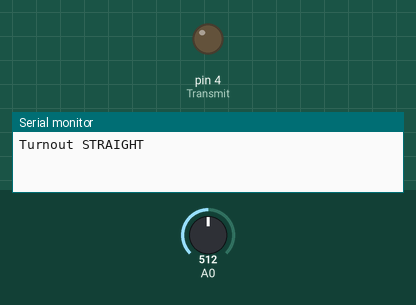
A sketch run on a simulated Arduino Uno, built with avr-gcc and run on an emulated ATmega328P. Shown: output pins drawn as LEDs (lit = HIGH), the last lines printed to the serial monitor. Inputs (shaded band) come from the test bench; at power-on: A0 = 512.

Above: at 1.2 s.
1.3 s: A0 set to 83
4.3 s: A0 set to 73
6.0 s: A0 set to 110
At 7.9 s:
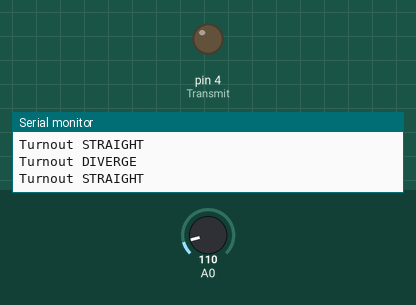
8.2 s: A0 set to 0
At 9.6 s:
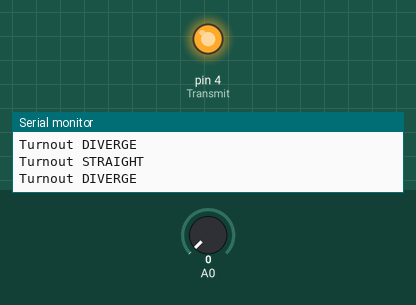
Timing chart, 0 to 11.2 s (numbered marks = the images above; inputs shaded):
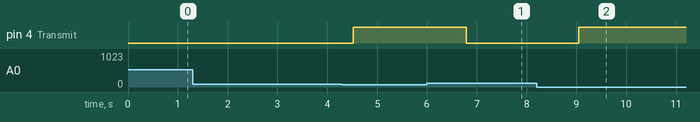

The sketch:

Kato_Turnout_READ.ino
```cpp
//The sensor is connected to pin A0 on an arduino

int sensorValue;
int sensorstatus=0;
int Value;
int Transmit=4;
void setup() {
  Serial.begin(9600);
  pinMode(Transmit,OUTPUT);

}

void loop() {
 for (int i =1; i<=10; i++){
  sensorValue = sensorValue + analogRead(A0);
  delay(100);
 }
 sensorValue = sensorValue/10.0;
 delay(30);

delay(100);
Value=sensorstatus;


if (sensorValue > 100){
 sensorstatus=1;
 digitalWrite(Transmit,LOW);
  }
if (sensorValue < 100){
 sensorstatus=0;
 digitalWrite(Transmit,HIGH);
  }
 if ((Value != sensorstatus) && (sensorstatus==1)){
  Serial.println("Turnout STRAIGHT");
  Value = sensorstatus;
 }
  if ((Value != sensorstatus) && (sensorstatus==0)){
  Serial.println("Turnout DIVERGE");
  Value = sensorstatus;
 }
}
```

Measured:
- after the input at 1.3 s, every drawn part: stays the same
- after the input at 6.0 s, pin 4 (Transmit): HIGH → LOW after 0.79 s
- after the input at 8.2 s, pin 4 (Transmit): LOW → HIGH after 0.85 s
